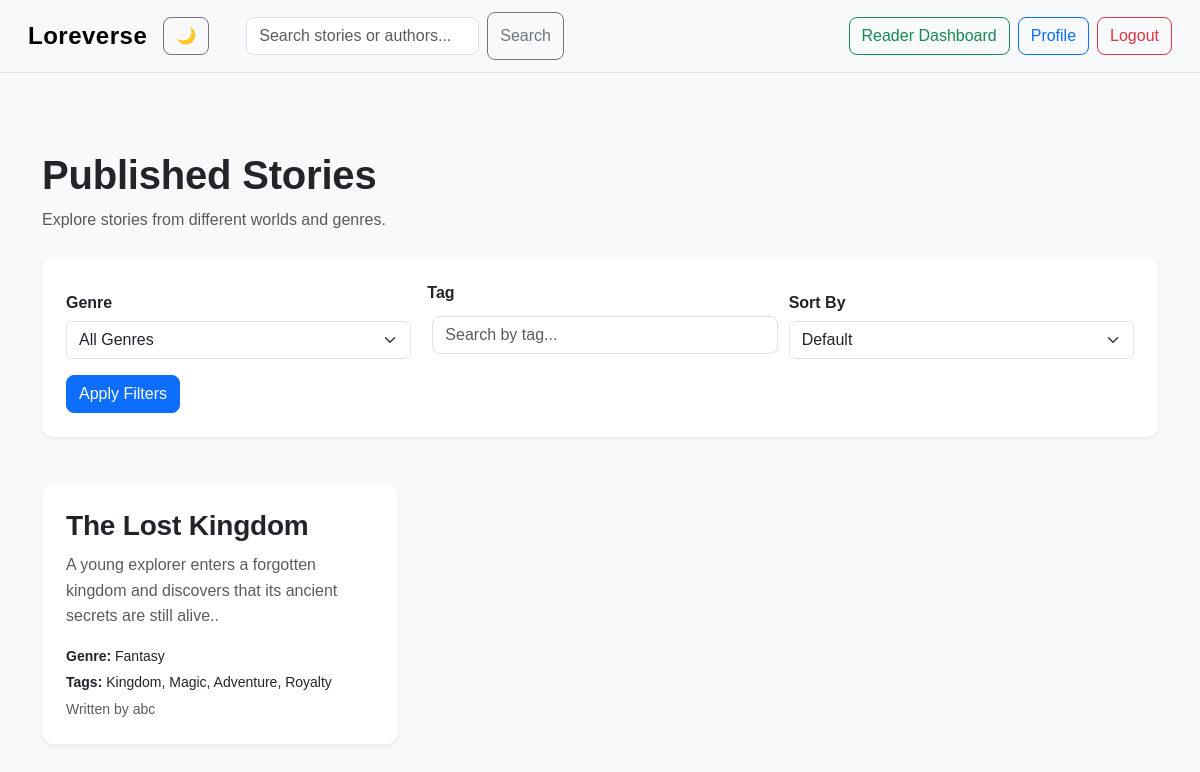
Page /stories/ (signed in) on the committed database.
### loreverse/models.py (models this page shows, shortened)
class Story(models.Model):
    GENRE_CHOICES = [
        ("Fantasy", "Fantasy"),
        ("Romance", "Romance"),
        ("Mystery", "Mystery"),
        ("Horror", "Horror"),
        ("Science Fiction", "Science Fiction"),
        ("Adventure", "Adventure"),
        ("Other", "Other"),]
    title = models.CharField(max_length=200)
    genre = models.CharField(max_length=30, choices=GENRE_CHOICES, default="Other")
    tags = models.CharField(max_length=300, blank=True)
    description = models.TextField()
    author = models.ForeignKey(User, on_delete=models.CASCADE)
    published = models.BooleanField(default=False)
    created_at = models.DateTimeField(auto_now_add=True)
    updated_at = models.DateTimeField(auto_now=True)
    favorited_by = models.ManyToManyField(User, related_name="favorite_stories", blank=True)
    want_to_read_by = models.ManyToManyField(User, related_name="want_to_read_stories", blank=True)

### loreverse/views.py (the view)
# urls.py: path("stories/", views.published_stories, name="published_stories"),
def published_stories(request):
    query = request.GET.get("q", "").strip()
    genre = request.GET.get("genre", "").strip()
    tag = request.GET.get("tag", "").strip()
    sort = request.GET.get("sort", "").strip()
    stories = Story.objects.filter(published=True)
    if query:
        stories = stories.filter(
            Q(title__icontains=query) |
            Q(author__username__icontains=query)
        )
    if genre:
        stories = stories.filter(genre=genre)
    if tag:
        stories = stories.filter(tags__icontains=tag)
    if sort == "newest":
        stories = stories.order_by("-created_at")
    elif sort == "oldest":
         stories = stories.order_by("created_at")
    return render(request, "loreverse/published_stories.html", {
        "stories": stories, "query": query, "genre": genre,
        "tag": tag, "sort": sort, "genre_choices": Story.GENRE_CHOICES,
    })

### loreverse/templates/loreverse/published_stories.html (shortened to what this page needs)
{% extends "loreverse/layout.html" %}
{% block body %}
<div class="container py-5">
    <div class="mb-4">
        <h1 class="fw-bold">Published Stories</h1>
        <p class="text-muted">
            Explore stories from different worlds and genres.
        </p>
    </div>
    <div class="card border-0 shadow-sm mb-5 filter-card">
        <div class="card-body p-4">
            <form method="get">
                <div class="row g-3 align-items-end">
                    <div class="col-md-4">
                        <label class="form-label fw-semibold">
                            Genre
                        </label>
                        <select class="form-select" name="genre">
                            <option value="">All Genres</option>
                        </select>
                    </div>
                    <div class="col-md-4">
                        <label class="form-label fw-semibold">Tag</label>
                        <input type="text"
                               class="form-control"
                               name="tag"
                               placeholder="Search by tag..."
                               value="{{ tag }}">
                    </div>
                    <div class="col-md-4">
                        <label class="form-label fw-semibold">Sort By</label>
                        <select class="form-select" name="sort">
                            <option value="">Default</option>
                        </select>
                    </div>
                    <div class="col-12">
                        <button type="submit" class="btn btn-primary">Apply Filters</button>
                    </div>
                </div>
            </form>
        </div>
    </div>
    {% if stories %}
        <div class="row g-4">
            {% for story in stories %}
                <div class="col-md-6 col-lg-4">
                    <div class="card h-100 border-0 shadow-sm story-card">
                        <div class="card-body d-flex flex-column">
                            <h3 class="card-title fw-bold">
                                <a href="{% url 'story_detail' story.id %}" class="text-decoration-none">{{ story.title }}</a>
                            </h3>
                            <p class="text-muted">{{ story.description }}</p>
                            <div class="mt-auto">
                                <p class="small mb-1">
                                    <strong>Genre:</strong>
                                    {{ story.get_genre_display }}
                                </p>
                                <p class="small mb-1">
                                    <strong>Tags:</strong>
                                    {{ story.tags }}
                                </p>
                                <p class="small text-muted mb-0">
                                    Written by {{ story.author.username }}
                                </p>
                            </div>
                        </div>
                    </div>
                </div>
            {% endfor %}
        </div>
    {% endif %}
</div>
{% endblock %}

### loreverse/static/loreverse/styles.css (style rules this page uses)
body { font-family: Arial, sans-serif; margin: 0; background-color : #f8f9fa; color: #212529; }
a { transition: color 0.2s ease; }
input { margin: 5px; padding: 8px; }
.btn { transition: all 0.2s ease; }
.story-card { transition: transform 0.2s ease, box-shadow 0.2s ease; }
.story-card { border-radius: 12px; overflow: hidden; background-color: #ffffff; transition: transform 0.2s ease, box-shadow 0.2s ease; }
.story-card .card-body { padding: 24px; }
.story-card .card-title { margin-bottom: 10px; font-weight: 600; }
.story-card .card-title a { color: #212529; }
.card { border-radius: 12px; }
h1, h2, h3, h4, h5, h6 { letter-spacing: -0.2px; }
h1 { font-weight: 700; }
p { line-height: 1.6; }
.container { max-width: 1200px; }
.form-control { border-radius: 8px; transition: border-color 0.2s ease, box-shadow 0.2s ease; }
.btn { border-radius: 8px; font-weight: 500; }
.filter-card { border-radius: 12px; }
.filter-card .form-label { margin-bottom: 6px; }
.story-card { border-radius: 12px; }
.story-card .card-title a { transition: color 0.2s ease; }

### rows in the picture
Story: title "The Lost Kingdom", description "A young explorer enters a forgotten kingdom and discovers that its ancient secrets are still alive..", genre "Fantasy", tags "Kingdom, Magic, Adventure, Royalty", author.username "abc"
